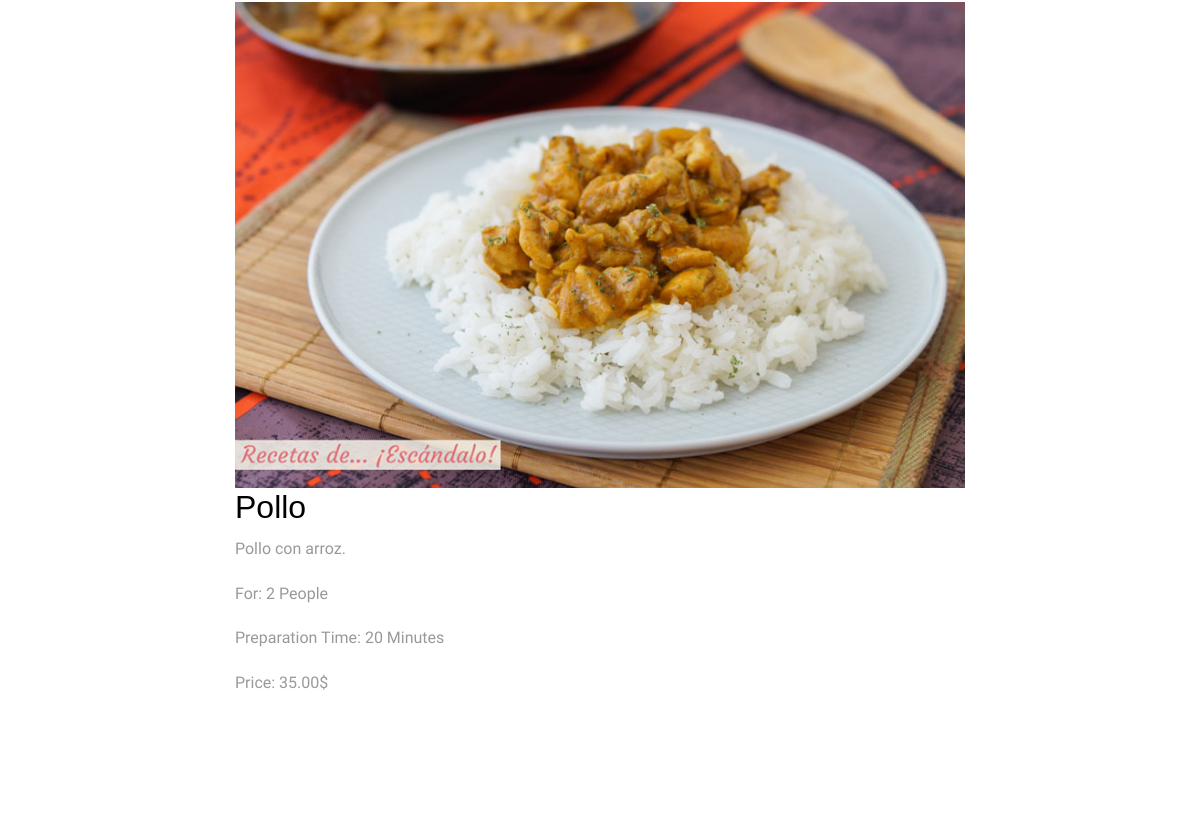
/meals/pollo (middle part), run on an earlier commit of the app's database.
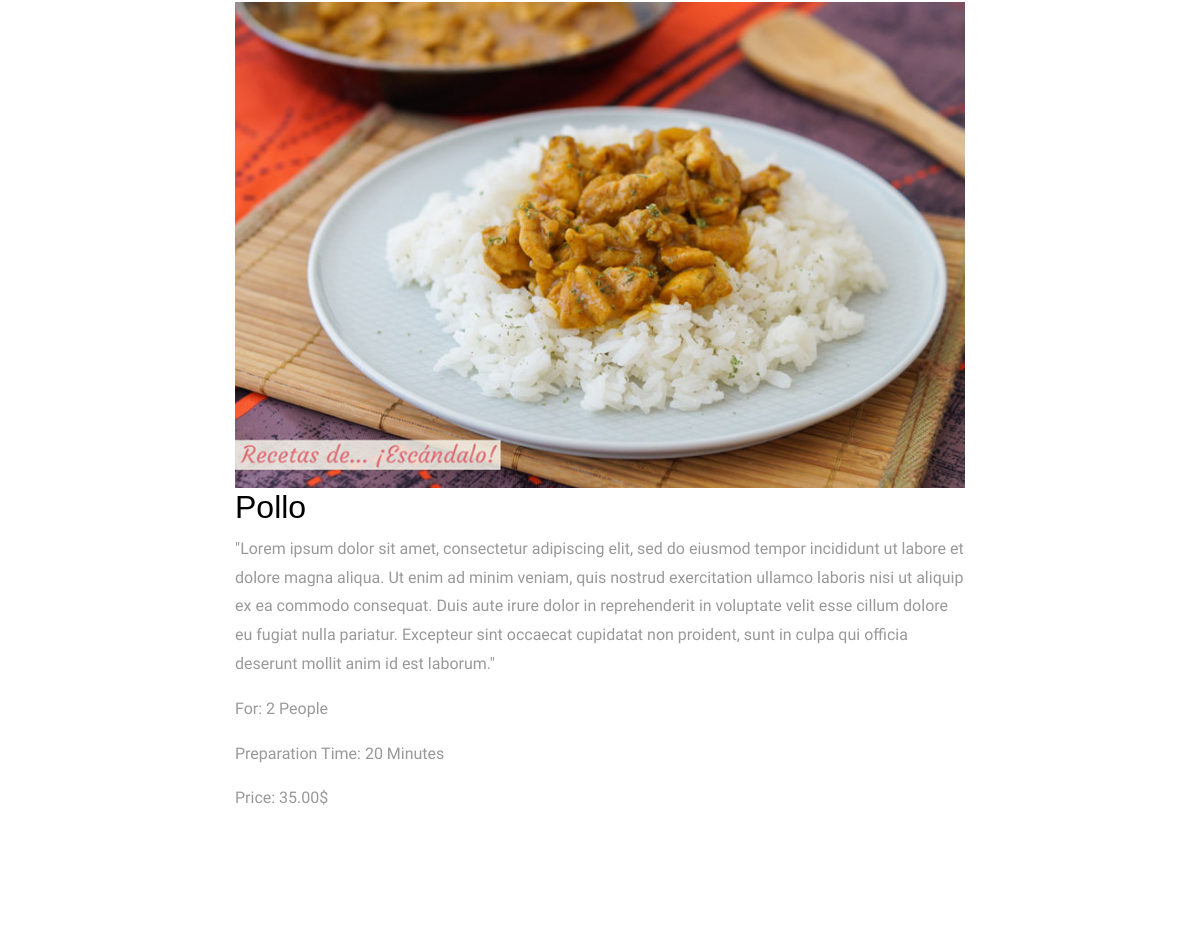
And on a later commit of the database.
### meals/models.py (models this page shows, shortened)
class Meals(models.Model):
    name = models.CharField(max_length=50)
    description = models.TextField(max_length=500)
    category = models.ForeignKey('Category', on_delete=models.SET_NULL, null=True)
    people = models.IntegerField()
    price = models.DecimalField(max_digits=5, decimal_places=2)
    preparation_time = models.IntegerField()
    image = models.ImageField(upload_to='meals/')
    slug = models.SlugField(blank=True, null=True)
    class Meta:
        verbose_name = 'Meal'
        verbose_name_plural = 'Meals'
    def __str__(self):
        return self.name

### meals/views.py (the view)
# urls.py: path('<slug:slug>', views.meal_detail, name='meal_detail')
def meal_detail(request, slug):
    meal_detail = Meals.objects.get(slug=slug)
    context = {'meal_detail': meal_detail}
    return render(request, 'meals/detail.html', context)

### meals/templates/meals/detail.html (shortened to what this page needs)
{% extends 'base.html' %}
{% load static %}
{% block body %}
      <div class="main-wrap">
        <div class="section">
          <div class="container">
            <div class="row justify-content-center">
              <div class="col-md-8" data-aos="fade-up">
                <img class="meal_img" src="{{meal_detail.image.url}}" alt="">
                <h2>{{meal_detail}}</h2>
                <p>{{meal_detail.description}}</p>
                <p>For: {{meal_detail.people}} People</p>
                <p>Preparation Time: {{meal_detail.preparation_time}} Minutes</p>
                <p>Price: {{meal_detail.price}}$</p>
              </div>
            </div>
          </div>
        </div>
      </div>
{% endblock body %}

What changed in the data, as far as the page shows it:
changed Meals "Pollo": description "Pollo con arroz." → "\"Lorem ipsum dolor sit amet, consectetur adipiscing elit, sed do eiusmod tempor incididunt ut labore et dolore magna aliqua. Ut enim ad minim veniam, quis nostrud exercitation ullamco laboris nisi ut aliquip ex ea commodo consequat. Duis aute irure dolor in reprehenderit in voluptate velit esse cillum dolore eu fugiat nulla pariatur. Excepteur sint occaecat cupidatat non proident, sunt in culpa qui officia deserunt mollit anim id est laborum.\""
